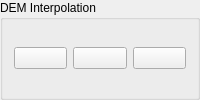
      <widget class="QGroupBox" name="groupBox_12">
       <property name="title">
        <string>DEM Interpolation</string>
       </property>
       <layout class="QGridLayout" name="gridLayout_18">
        <item row="0" column="0">
         <widget class="QPushButton" name="interButton">
          <property name="toolTip">
           <string>Interpolate DEM to grid</string>
          </property>
          <property name="text">
           <string/>
          </property>
          <property name="icon">
           <iconset resource="../resource/resource.qrc">
            <normaloff>:/icon/match.png</normaloff>:/icon/match.png</iconset>
          </property>
          <property name="iconSize">
           <size>
            <width>30</width>
            <height>30</height>
           </size>
          </property>
         </widget>
        </item>
        <item row="0" column="1">
         <widget class="QPushButton" name="saveButton">
          <property name="toolTip">
           <string>Save DEM</string>
          </property>
          <property name="text">
           <string/>
          </property>
          <property name="icon">
           <iconset resource="../resource/resource.qrc">
            <normaloff>:/icon/disquette.png</normaloff>:/icon/disquette.png</iconset>
          </property>
          <property name="iconSize">
           <size>
            <width>30</width>
            <height>30</height>
           </size>
          </property>
         </widget>
        </item>
        <item row="0" column="2">
         <widget class="QPushButton" name="loadButton2">
          <property name="toolTip">
           <string>Load Interpolated DEM</string>
          </property>
          <property name="text">
           <string/>
          </property>
          <property name="icon">
           <iconset resource="../resource/resource.qrc">
            <normaloff>:/icon/fileopen.png</normaloff>:/icon/fileopen.png</iconset>
          </property>
          <property name="iconSize">
           <size>
            <width>30</width>
            <height>30</height>
           </size>
          </property>
         </widget>
        </item>
       </layout>
      </widget>
